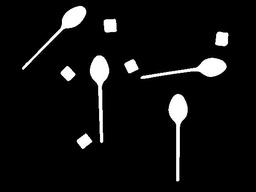
#> input picture lab2/123.jpg, 256 x 192 px, shrunk from 558 x 419 before the run
$ python -i processing.py   (imports and definitions only)
#> lines starting #> are read from the running program, lines starting #| are printed output that depends on the picture
#> further down, picture is the input picture: PIL image 256x192 RGB; min 0, max 255, mean 16.1
import copy
import math

from PIL import Image, ImageDraw

INTENSITY_LAYER_NUMBER = 256

def minimum(pix, i, j, k):
    tmp = [pix[i, j][k],
               pix[i + 1, j][k],
               pix[i, j + 1][k],
               pix[i + 1, j + 1][k],
               pix[i, j + 2][k],
               pix[i + 1, j + 2][k],
               pix[i + 2, j + 2 ][k],
               pix[i + 2, j + 1][k],
               pix[i + 2, j][k],
               pix[i + 3, j][k],
               pix[i, j + 3][k],
               pix[i + 1, j + 3][k],
               pix[i + 2, j + 3][k],
               pix[i + 3, j + 3][k],
               pix[i + 3, j][k],
               pix[i + 3, j + 1][k],
               pix[i + 3, j + 2][k],
               pix[i, j + 4][k],
               pix[i + 1, j + 4][k],
               pix[i + 2, j + 4][k],
               pix[i + 3, j + 4][k],
               pix[i + 4, j + 4][k],
               pix[i + 4, j][k],
               pix[i + 4, j + 1][k],
               pix[i + 4, j + 2][k],
               pix[i + 4, j + 3][k],]
    tmp.sort()
    return tmp[0]


def median(pix, i, j, k):
    import statistics
    return statistics.median((pix[i, j][k],
               pix[i + 1, j][k],
               pix[i, j + 1][k],
               pix[i - 1, j][k],
               pix[i, j - 1][k],
               pix[i + 1, j + 1][k],
               pix[i - 1, j + 1 ][k],
               pix[i - 1, j - 1][k],
               pix[i + 1, j - 1][k],
               pix[i + 2, j][k],
               pix[i, j + 2][k],
               pix[i - 2, j][k],
               pix[i, j - 2][k],
               pix[i + 2, j + 2][k],
               pix[i - 2, j + 2 ][k],
               pix[i - 2, j - 2][k],
               pix[i + 2, j - 2][k],
               pix[i + 1, j - 2][k],
               pix[i + 2, j - 1][k],
               pix[i + 2, j + 1][k],
               pix[i + 1, j + 2][k],
               pix[i - 1, j + 2][k],
               pix[i - 2, j + 1 ][k],
               pix[i - 2, j - 1][k],
               pix[i - 1, j - 2][k]))


def filtering(image):
    brush = ImageDraw.Draw(image)
    pix = image.load()

    for i in range(image.width):
            for j in range(image.height):
                image.putpixel((i,j), tuple([round(0.9 * (image.getpixel((i,j))[k]/255) ** (2)*255)  for k in range(3)]))
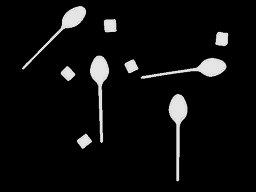
#> image: PIL image 256x192 RGB; min 0, max 230, mean 13.5


    for i in range(image.size[0] - 4):
        for j in range(image.size[1] - 4):
            brush.point((i, j), fill=(
                minimum(pix, i, j, 0),
                minimum(pix, i, j, 1),
                minimum(pix, i, j, 2)))

    for i in range(2, image.size[0] - 2):
        for j in range(2, image.size[1] - 2):
            brush.point((i, j), fill=(
                median(pix, i, j, 0),
                median(pix, i, j, 1),
                median(pix, i, j, 2)))

    del brush
    image.show()
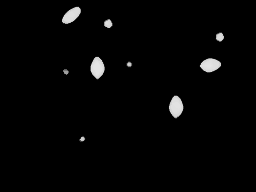
#> shown: PIL image 256x192 RGB; min 0, max 228, mean 4.5

    return image


# [52 lines left out: function otsuThreshold, not called in this run]

>>> from PIL import Image
>>> picture = Image.open('123.jpg')
>>> result = filtering(picture)
